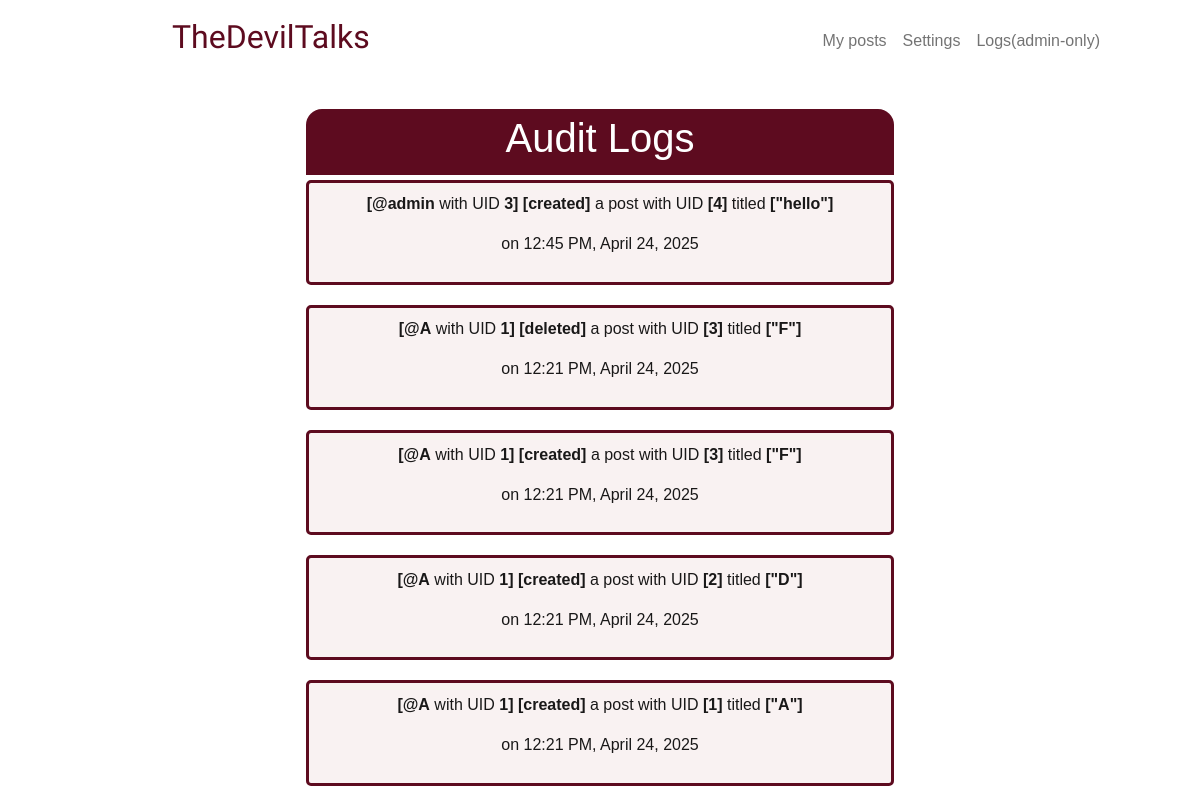
/admin (signed in), run on the app's committed database.
### tables this page shows
CREATE TABLE post_logs (
    id INTEGER PRIMARY KEY AUTOINCREMENT NOT NULL,
    user_id INTEGER NOT NULL,
    post_id INTEGER NOT NULL,
    title TEXT NOT NULL,
    operation TEXT NOT NULL,  -- 'create' and 'delete'
    time_stamp DATETIME NOT NULL DEFAULT CURRENT_TIMESTAMP,
    FOREIGN KEY (user_id) REFERENCES users(id) ON DELETE RESTRICT
);

CREATE TABLE users (
    id INTEGER PRIMARY KEY AUTOINCREMENT NOT NULL,
    username TEXT UNIQUE NOT NULL,
    hashed_password TEXT NOT NULL,
    joined_at DATETIME NOT NULL DEFAULT CURRENT_TIMESTAMP,
    is_admin BOOLEAN DEFAULT FALSE
);

### app.py (the view)
@app.route("/admin", methods=["GET"])
@login_required
def admin():
    if session.get("is_admin") == 0:
        return redirect("/")
    fetch_query = """
            SELECT
                users.id,
                users.username,
                post_logs.post_id,
                post_logs.title,
                post_logs.operation,
                post_logs.time_stamp
            FROM post_logs
            JOIN users ON post_logs.user_id = users.id
            ORDER BY post_logs.time_stamp DESC;
            """
    logs = db.execute(fetch_query)
    return render_template("admin.html", logs=logs)

### app.py (called while the page is built)
def login_required(f):
    @wraps(f)
    def decorated_function(*args, **kwargs):
        if session.get("user_id") is None:
            return redirect("/login")
        return f(*args, **kwargs)
    return decorated_function

@app.template_filter("format_datetime")
def format_datetime(date_time):
    try:
        parsed_date_time = datetime.strptime(date_time, "%Y-%m-%d %H:%M:%S")
        if platform.system() == "Windows":
            format = "%#I:%M %p, %B %d, %Y" # Hashtag instead of '-'
        else:
            format = "%-I:%M %p, %B %d, %Y" # UNIX OS: '-' instead of Hashtag
        return parsed_date_time.strftime(format)
    except Exception:
        return date_time

### templates/admin.html (shortened to what this page needs)
{% extends "layout.html" %}
{% block main %}
    <div class="others-post-header">
        <h1> Audit Logs </h1>
    </div>
    <div>
        {% for log in logs %}
            <div class="others-post-container">
                <div class="row">
                        <p><b>[@{{log["username"]}}</b> with UID <b>{{log["id"]}}]</b> <b>[{{log["operation"]}}d]</b> a post with UID <b>[{{log["post_id"]}}]</b> titled <b>["{{log["title"]}}"]</b></p>
                        <p> on {{ log["time_stamp"] | format_datetime }} </p>
                </div>
            </div>
        {% endfor %}
    </div>
{% endblock %}

### static/styles.css (style rules this page uses)
h1 { font-size: 40px; }
p { color:rgba(0, 0, 0, 0.9) ; }
* { font-family: Verdana, Geneva, Tahoma, sans-serif; }
.others-post-header { background-color: rgb(93, 11, 31); color: rgb(255, 255, 255); margin: 35px 25% 0 25%; padding: 0.3rem; text-align: center; border-radius: 1rem 1rem 0 0; }
.others-post-container { background-color: rgba(128, 0, 0, 0.05); border: solid; border-width: 3px; border-color: rgb(93, 11, 31); color: rgb(0, 0, 0); margin: 5px 25% 20px 25%; padding: 0.6rem; text-align: center; border-radius: 5px; }
.row { display: flex !important; }

### data on the page
post_logs: username "admin", id "3", operation "create", post_id "4", title "hello", time_stamp "12:45 PM, April 24, 2025"
post_logs: username "A", id "1", operation "delete", post_id "3", title "F", time_stamp "12:21 PM, April 24, 2025"
post_logs: username "A", id "1", operation "create", post_id "3", title "F", time_stamp "12:21 PM, April 24, 2025"
post_logs: username "A", id "1", operation "create", post_id "2", title "D", time_stamp "12:21 PM, April 24, 2025"
post_logs: username "A", id "1", operation "create", post_id "1", title "A", time_stamp "12:21 PM, April 24, 2025"
